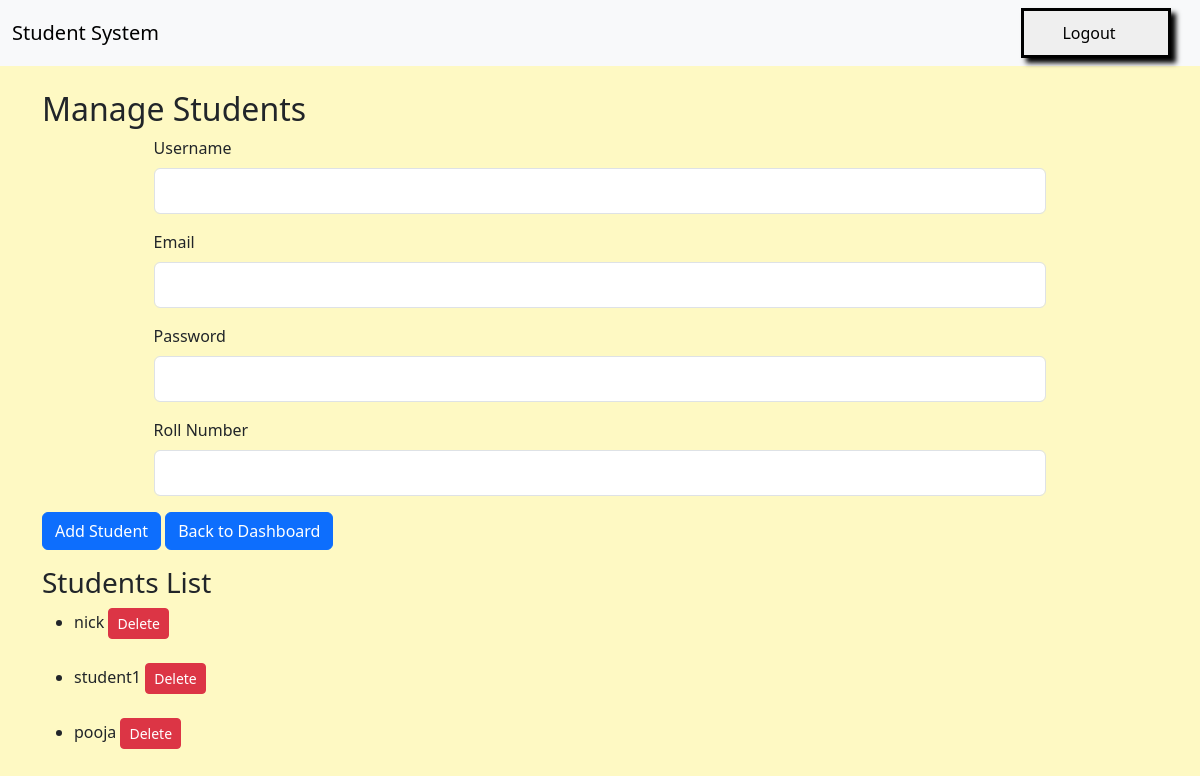
/name/manage_student/ (signed in), run on the app's committed database.
### base/models.py (models this page shows, shortened)
class User(AbstractUser):
    ROLE_CHOICES = (
        ('admin', 'Admin'),
        ('teacher', 'Teacher'),
        ('student', 'Student'),
    )
    role = models.CharField(max_length=10, choices=ROLE_CHOICES)
    roll_number = models.CharField(max_length=20, unique=True, null = True, blank=True)
    subject = models.CharField(max_length=100, blank=True)
    class_name = models.CharField(max_length=50, blank=True)

### base/views.py (the view, shortened to what this page needs)
# urls.py: path('name/manage_student/', views.manage_student, name='manage_student'),
@login_required
def manage_student(request):
    students = User.objects.filter(role='student')
    return render(request, 'manage_student.html', {'students': students})

### base/templates/manage_student.html (shortened to what this page needs)
{% extends 'base.html' %}
{% block content %}
<h2>Manage Students</h2>
<form method="post">
    <div class="mb-3">
        <label for="username" class="form-label">Username</label>
        <input type="text" class="form-control" id="username" name="username" required>
    </div>
    <div class="mb-3">
        <label for="email" class="form-label">Email</label>
        <input type="email" class="form-control" id="email" name="email" required>
    </div>
    <div class="mb-3">
        <label for="password" class="form-label">Password</label>
        <input type="password" class="form-control" id="password" name="password" required>
    </div>
    <div class="mb-3">
        <label for="roll_number" class="form-label">Roll Number</label>
        <input type="text" class="form-control" id="roll_number" name="roll_number" required>
    </div>
    <button type="submit" class="btn btn-primary">Add Student</button>
    {% if request.user.role == 'teacher'%}
    <a href="{% url 'teacher_dashboard' %}" class = "btn btn-primary">Back to Dashboard</a>
    {% else %}
    <a href="{% url 'admin_dashboard' %}" class = "btn btn-primary">Back to Dashboard</a>
    {% endif %}
</form>
<h3>Students List</h3>
<ul>
    {% for student in students %}
        <li>{{ student.username }}
            <a href="{% url 'delete_student' student.id %}" class="btn btn-danger btn-sm" onclick="return confirm('Are you sure you want to delete this student?');">Delete</a>
        </li><br>
    {% empty %}
        <li>No students found.</li>
    {% endfor %}
</ul>
{% endblock %}

### data on the page
User: username "nick"
User: username "student1"
User: username "pooja"
